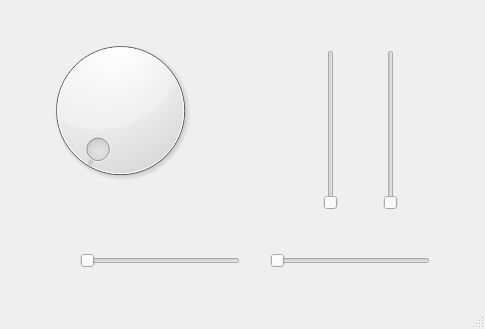
<?xml version="1.0" encoding="UTF-8"?>
<ui version="4.0">
 <class>MainWindow</class>
 <widget class="QMainWindow" name="MainWindow">
  <property name="geometry">
   <rect>
    <x>0</x>
    <y>0</y>
    <width>485</width>
    <height>329</height>
   </rect>
  </property>
  <property name="windowTitle">
   <string>MainWindow</string>
  </property>
  <widget class="QWidget" name="centralwidget">
   <widget class="QDial" name="dial">
    <property name="geometry">
     <rect>
      <x>40</x>
      <y>30</y>
      <width>161</width>
      <height>161</height>
     </rect>
    </property>
    <property name="cursor">
     <cursorShape>OpenHandCursor</cursorShape>
    </property>
    <property name="mouseTracking">
     <bool>false</bool>
    </property>
   </widget>
   <widget class="QSlider" name="verticalSlider">
    <property name="geometry">
     <rect>
      <x>320</x>
      <y>50</y>
      <width>22</width>
      <height>160</height>
     </rect>
    </property>
    <property name="cursor">
     <cursorShape>SizeVerCursor</cursorShape>
    </property>
    <property name="orientation">
     <enum>Qt::Vertical</enum>
    </property>
   </widget>
   <widget class="QSlider" name="verticalSlider_2">
    <property name="geometry">
     <rect>
      <x>380</x>
      <y>50</y>
      <width>22</width>
      <height>160</height>
     </rect>
    </property>
    <property name="cursor">
     <cursorShape>SizeVerCursor</cursorShape>
    </property>
    <property name="orientation">
     <enum>Qt::Vertical</enum>
    </property>
   </widget>
   <widget class="QSlider" name="horizontalSlider">
    <property name="geometry">
     <rect>
      <x>80</x>
      <y>250</y>
      <width>160</width>
      <height>22</height>
     </rect>
    </property>
    <property name="cursor">
     <cursorShape>SizeHorCursor</cursorShape>
    </property>
    <property name="orientation">
     <enum>Qt::Horizontal</enum>
    </property>
   </widget>
   <widget class="QSlider" name="horizontalSlider_2">
    <property name="geometry">
     <rect>
      <x>270</x>
      <y>250</y>
      <width>160</width>
      <height>22</height>
     </rect>
    </property>
    <property name="cursor">
     <cursorShape>SizeHorCursor</cursorShape>
    </property>
    <property name="orientation">
     <enum>Qt::Horizontal</enum>
    </property>
   </widget>
  </widget>
  <widget class="QMenuBar" name="menubar">
   <property name="geometry">
    <rect>
     <x>0</x>
     <y>0</y>
     <width>485</width>
     <height>26</height>
    </rect>
   </property>
  </widget>
  <widget class="QStatusBar" name="statusbar"/>
 </widget>
 <resources/>
 <connections/>
</ui>
